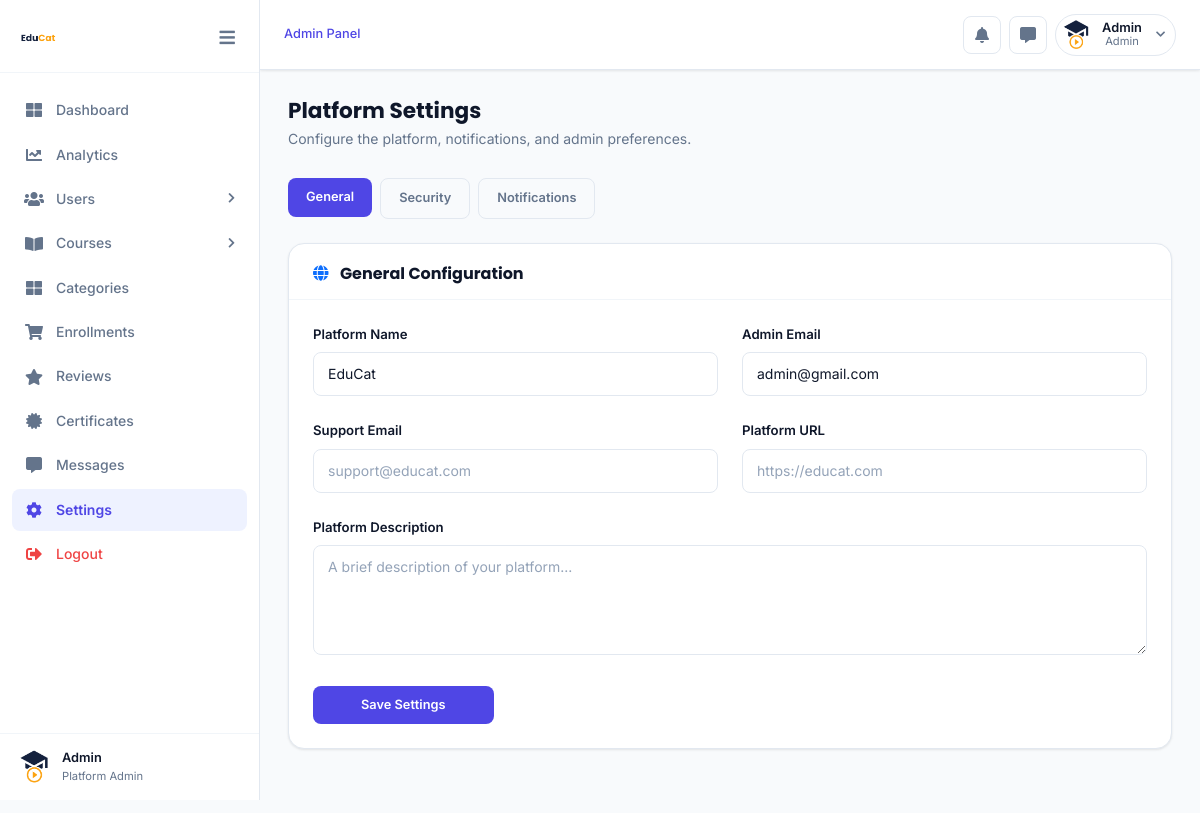
Screenshot of /dashboard/settings.php (signed in) with the database file from the repository.
### tables this page shows
CREATE TABLE `user_master` (
  `user_id` int(200) NOT NULL,
  `user_name` varchar(200) NOT NULL,
  `user_email` varchar(200) NOT NULL,
  `user_contact_number` bigint(200) NOT NULL,
  `user_password` varchar(200) NOT NULL,
  `user_profile_photo` varchar(200) NOT NULL DEFAULT 'assets/img/EduCat (4).png',
  `role` int(10) NOT NULL,
  `user_status` tinyint(1) DEFAULT 1,
  `isVerified` int(10) NOT NULL,
  `isActive` int(10) NOT NULL,
  `registration_date` varchar(200) NOT NULL
);

### dashboard/settings.php (the view, shortened to what this page needs)
<?php
require '../includes/scripts/connection.php';
$u = mysqli_fetch_assoc(mysqli_query($conn,"SELECT * FROM user_master WHERE user_id=".(int)$_SESSION['educat_logedin_user_id']));
?>
<!DOCTYPE html>
<html lang="en">
<head>
<link rel="stylesheet" href="assets/css/bootstrap.min.css">
<link rel="stylesheet" href="assets/plugins/fontawesome/css/all.min.css">
<link rel="stylesheet" href="../instructor/assets/css/instructor.css">
</head>
<body class="instructor-body">
<div class="ins-wrapper">
    <?php include("sidebar.php"); ?>
    <div class="ins-main">
        <?php include("header.php"); ?>
        <div class="ins-content">
            <div class="ins-page-header">
                <div>
                    <h2 class="ins-page-title">Platform Settings</h2>
                    <p class="ins-page-subtitle">Configure the platform, notifications, and admin preferences.</p>
                </div>
            </div>
            <ul class="nav mb-4" id="settingsTabs" style="gap:8px;">
                <li class="nav-item"><a href="#general" class="ins-btn ins-btn-primary" onclick="showTab('general',this)">General</a></li>
                <li class="nav-item"><a href="#security" class="ins-btn ins-btn-outline" onclick="showTab('security',this)">Security</a></li>
                <li class="nav-item"><a href="#notifications" class="ins-btn ins-btn-outline" onclick="showTab('notifications',this)">Notifications</a></li>
            </ul>
            <div id="tab-general">
                <div class="ins-card mb-4">
                    <div class="ins-card__header"><h6 class="mb-0 fw-bold"><i class="fas fa-globe me-2 text-primary"></i> General Configuration</h6></div>
                    <div class="ins-card__body">
                        <form>
                        <div class="row g-4">
                            <div class="col-md-6">
                                <label class="ins-form-label">Platform Name</label>
                                <input type="text" class="ins-form-control" value="EduCat">
                            </div>
                            <div class="col-md-6">
                                <label class="ins-form-label">Admin Email</label>
                                <input type="email" class="ins-form-control" value="<?php echo htmlspecialchars($u['user_email']); ?>">
                            </div>
                            <div class="col-md-6">
                                <label class="ins-form-label">Support Email</label>
                                <input type="email" class="ins-form-control" placeholder="support@educat.com">
                            </div>
                            <div class="col-md-6">
                                <label class="ins-form-label">Platform URL</label>
                                <input type="url" class="ins-form-control" placeholder="https://educat.com">
                            </div>
                            <div class="col-12">
                                <label class="ins-form-label">Platform Description</label>
                                <textarea class="ins-form-control" rows="3" placeholder="A brief description of your platform..."></textarea>
                            </div>
                            <div class="col-12">
                                <button type="button" class="ins-btn ins-btn-primary px-5" onclick="alert('Settings saved successfully!')">Save Settings</button>
                            </div>
                        </div>
                        </form>
                    </div>
                </div>
            </div>
        </div>
    </div>
</div>
</body></html>

### dashboard/sidebar.php (shortened to what this page needs)
<?php
$currentURL  = $_SERVER['PHP_SELF'];
$currentPage = basename($currentURL);
$coursePages    = ['course-list.php','course-edit.php','course-add.php','course-chapter-list.php','course-chapter-videos-list.php','course-add-chapter.php','course-edit-chapter.php','course-add-video.php','course-edit-video.php'];
$coursesActive  = in_array($currentPage, $coursePages);
$userPages      = ['users.php','instructors.php','students-list.php'];
$usersActive    = in_array($currentPage, $userPages);
?>
<aside class="ins-sidebar" id="ins-sidebar">
    <div class="ins-sidebar__logo">
        <a href="index.php">
            <img src="../assets/img/EduCat (3).png" alt="EduCat" style="height:36px;">
        </a>
        <button id="ins-toggle" style="background:none;border:none;cursor:pointer;margin-left:auto;color:var(--text-muted);font-size:1.1rem;padding:4px;border-radius:6px;transition:var(--transition);" title="Collapse sidebar">
            <i class="fas fa-bars"></i>
        </button>
    </div>
    <nav class="ins-sidebar__nav">
        <ul style="list-style:none;padding:0;margin:0;">
            <li class="ins-nav-item">
                <a href="index.php" class="ins-nav-link <?php echo ($currentPage=='index.php') ? 'active' : ''; ?>">
                    <span class="ins-nav-icon"><i class="fas fa-th-large"></i></span>
                    <span>Dashboard</span>
                </a>
            </li>
            <li class="ins-nav-item">
                <a href="analytics.php" class="ins-nav-link <?php echo ($currentPage=='analytics.php') ? 'active' : ''; ?>">
                    <span class="ins-nav-icon"><i class="fas fa-chart-line"></i></span>
                    <span>Analytics</span>
                </a>
            </li>
            <li class="ins-nav-item">
                <a href="javascript:void(0);" class="ins-nav-link ins-submenu-toggle <?php echo $usersActive ? 'open' : ''; ?>">
                    <span class="ins-nav-icon"><i class="fas fa-users"></i></span>
                    <span>Users</span>
                    <span class="ins-arrow" style="margin-left:auto;font-size:.7rem;transition:transform .25s;<?php echo $usersActive ? 'transform:rotate(90deg);' : ''; ?>"><i class="fas fa-chevron-right"></i></span>
                </a>
            </li>
            <li class="ins-nav-item">
                <a href="javascript:void(0);" class="ins-nav-link ins-submenu-toggle <?php echo $coursesActive ? 'open' : ''; ?>">
                    <span class="ins-nav-icon"><i class="fas fa-book-open"></i></span>
                    <span>Courses</span>
                    <span class="ins-arrow" style="margin-left:auto;font-size:.7rem;transition:transform .25s;<?php echo $coursesActive ? 'transform:rotate(90deg);' : ''; ?>"><i class="fas fa-chevron-right"></i></span>
                </a>
            </li>
            <li class="ins-nav-item">
                <a href="category-list.php" class="ins-nav-link <?php echo ($currentPage=='category-list.php') ? 'active' : ''; ?>">
                    <span class="ins-nav-icon"><i class="fas fa-th-large"></i></span>
                    <span>Categories</span>
                </a>
            </li>
            <li class="ins-nav-item">
                <a href="enrollments.php" class="ins-nav-link <?php echo ($currentPage=='enrollments.php') ? 'active' : ''; ?>">
                    <span class="ins-nav-icon"><i class="fas fa-shopping-cart"></i></span>
                    <span>Enrollments</span>
                </a>
            </li>
            <li class="ins-nav-item">
                <a href="reviews.php" class="ins-nav-link <?php echo ($currentPage=='reviews.php') ? 'active' : ''; ?>">
                    <span class="ins-nav-icon"><i class="fas fa-star"></i></span>
                    <span>Reviews</span>
                </a>
            </li>
            <li class="ins-nav-item">
                <a href="certificates.php" class="ins-nav-link <?php echo ($currentPage=='certificates.php') ? 'active' : ''; ?>">
                    <span class="ins-nav-icon"><i class="fas fa-certificate"></i></span>
                    <span>Certificates</span>
                </a>
            </li>
            <li class="ins-nav-item">
                <a href="messages.php" class="ins-nav-link <?php echo ($currentPage=='messages.php') ? 'active' : ''; ?>">
                    <span class="ins-nav-icon"><i class="fas fa-comment-alt"></i></span>
                    <span>Messages</span>
                </a>
            </li>
            <li class="ins-nav-item">
                <a href="settings.php" class="ins-nav-link <?php echo ($currentPage=='settings.php') ? 'active' : ''; ?>">
                    <span class="ins-nav-icon"><i class="fas fa-cog"></i></span>
                    <span>Settings</span>
                </a>
            </li>
            <li class="ins-nav-item">
                <a href="../logout.php" class="ins-nav-link" style="color: var(--danger);">
                    <span class="ins-nav-icon"><i class="fas fa-sign-out-alt"></i></span>
                    <span>Logout</span>
                </a>
            </li>
        </ul>
    </nav>
    <?php
    if(!isset($userdata)) {
        if(isset($_SESSION['educat_logedin_user_id'])){
            $userdata = mysqli_fetch_assoc(mysqli_query($conn,"SELECT * FROM user_master WHERE user_id=".(int)$_SESSION['educat_logedin_user_id']));
        } else {
            $userdata = ['user_name'=>'Admin','user_email'=>'admin@educat.com','user_profile_photo'=>'assets/img/EduCat (4).png'];
        }
    }
    ?>
    <div class="ins-sidebar__user">
        <img src="../<?php echo $userdata['user_profile_photo']; ?>" alt="" class="ins-avatar ins-avatar-sm" onerror="this.src='../assets/img/EduCat (4).png'">
        <div class="ins-sidebar__user-info">
            <div class="ins-sidebar__user-name"><?php echo htmlspecialchars($userdata['user_name']); ?></div>
            <div class="ins-sidebar__user-role">Platform Admin</div>
        </div>
    </div>
</aside>

### dashboard/header.php (shortened to what this page needs)
<header class="ins-header">
    <div class="ins-header__left">
        <div class="ins-header__breadcrumb">
            <span>Admin Panel</span>
        </div>
    </div>
    <div class="ins-header__right">
        <a href="course-list.php?status=0" class="ins-header__action-btn" title="Pending Course Approvals">
            <i class="fas fa-bell"></i>
        </a>
        <a href="messages.php" class="ins-header__action-btn" title="Messages">
            <i class="fas fa-comment-alt"></i>
        </a>
        <div class="ins-dropdown" id="ins-profile-dropdown">
            <button class="ins-profile-btn" id="ins-profile-btn">
                <img src="../<?php echo $userdata['user_profile_photo']; ?>" alt="" onerror="this.src='../assets/img/EduCat (4).png'">
                <div class="ins-profile-btn__info">
                    <div class="ins-profile-btn__name"><?php echo htmlspecialchars(explode(' ', $userdata['user_name'])[0]); ?></div>
                    <div class="ins-profile-btn__role">Admin</div>
                </div>
                <i class="fas fa-chevron-down" style="font-size:.65rem;color:var(--text-muted);margin-left:4px;"></i>
            </button>
        </div>
    </div>
</header>

### rows the page displays
user_master: user_profile_photo (picture), user_name "Admin", user_email "admin@gmail.com"
